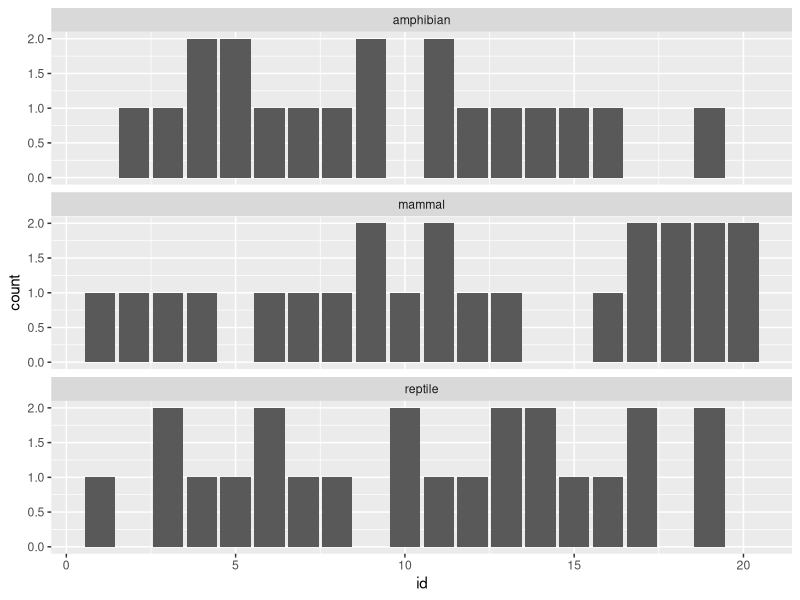
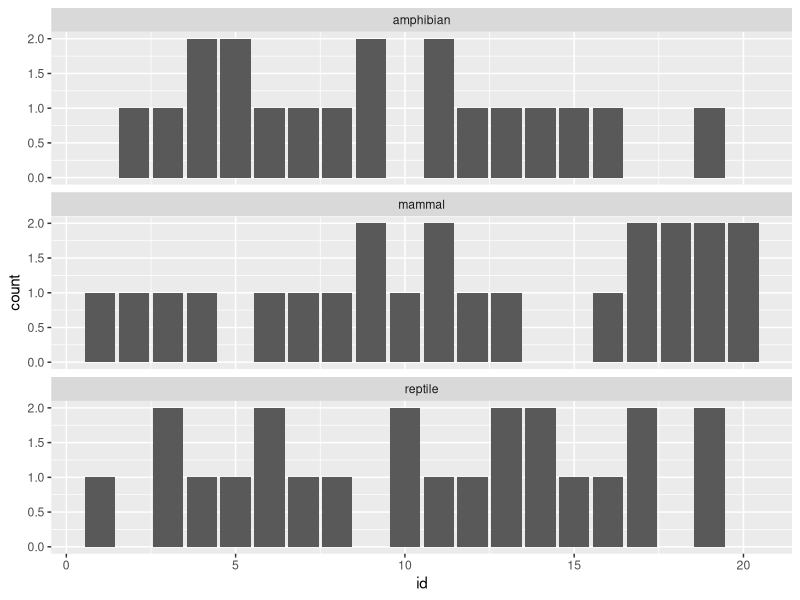

Recreate these plots in R, in order.
# Working with multi-value data
#
# Some common "untidy data" scenarios are listed in the following article:
# https://tidyr.tidyverse.org/articles/tidy-data.html
#
# However, a case not mentioned there is when a variable contains nested lists. 
#
# Usually we work with data organized such that for each row and column, there
# is a single value. That is, if we view our data as a grid, each "cell" in 
# that grid only contains a single value. What if the value is actually a 
# vector or list? What if those nested objects are of unequal length? How can 
# we "flatten" the dataset?
#
# Scenario: Each participant (id) has one or more pets, of various species.
#           For simplicity, only one pet per species is allowed per pet owner.
#           Pet species are grouped into types. Count the number of pets per
#           type owned by each test participant.

library(dplyr)
library(tidyr)
library(stringr)
library(purrr)
library(ggplot2)
library(rlist)

# ---- Define functions ----

# Create a list of pets for a participant as a comma-space separated string.
get_pets <- function(min_n, max_n, pet_lst) {
  sample(unlist(pet_lst), sample(min_n:max_n, 1), replace = FALSE) %>% 
    paste(collapse = ", ")
}

# Find the pet type given a pet species.
get_type <- function(pet, pet_lst) names(list.search(pet_lst, any(. == pet)))

# --------------------------


# Define variables.
n_ids <- 20
min_pets <- 2
max_pets <- 5

# Create list of pet species.
pets <- list(amphibian = c('frog', 'salamander'),
             mammal = c('cat', 'dog', 'hamster'),
             reptile = c('lizard', 'snake', 'turtle'))

# Create dataset.
set.seed(1)
pets_multivalued <- map_chr(1:n_ids, ~(get_pets(min_pets, max_pets, pets)))
df <- tibble(id = 1:n_ids, pet = pets_multivalued)

# View dataset
df

# ---- Method #1: Split and Unnest ----

# Use str_split() and unnest() to split multi-value data into single-value 
# data, then plot the types of pet per id as a bar plot (histogram).

# Split multi-valued strings into rows (one row per value).
df_long <- df %>% mutate(pet = str_split(pet, pattern = ", ")) %>% unnest(pet)

df_long

# For each pet, find pet type using get_type(), defined in Functions section.
df_long <- df_long %>% mutate(type = map_chr(pet, get_type, pet_lst = pets))

df_long

# Let ggplot() count the number of types per id using stat = "count".
ggplot(df_long, aes(x = `id`)) + geom_bar(stat = "count") + 
  facet_wrap(~ `type`, nrow = 3)

# ---- Method #2: Count Pattern Matches ----

# As an alternative, use str_count() to produce frequency counts. So, we don't
# actually need to "flatten" the dataset, just search the multi-value variable 
# for pattern matches and count them.

# Count the number of pet types per id by counting pattern matches.
df_count <- pets %>% 
  map(paste0, collapse = '|') %>% 
  map(~str_count(df$pet, .x)) %>% 
  bind_cols(df) %>% select(-pet) %>%
  pivot_longer(cols = any_of(names(pets)), 
               names_to = "type", values_to = "count")

# Since we have already counted the number per type, use stat = "identity".
ggplot(df_count, aes(x = `id`, y = `count`)) + geom_bar(stat = "identity") + 
  facet_wrap(~ `type`, nrow = 3)
